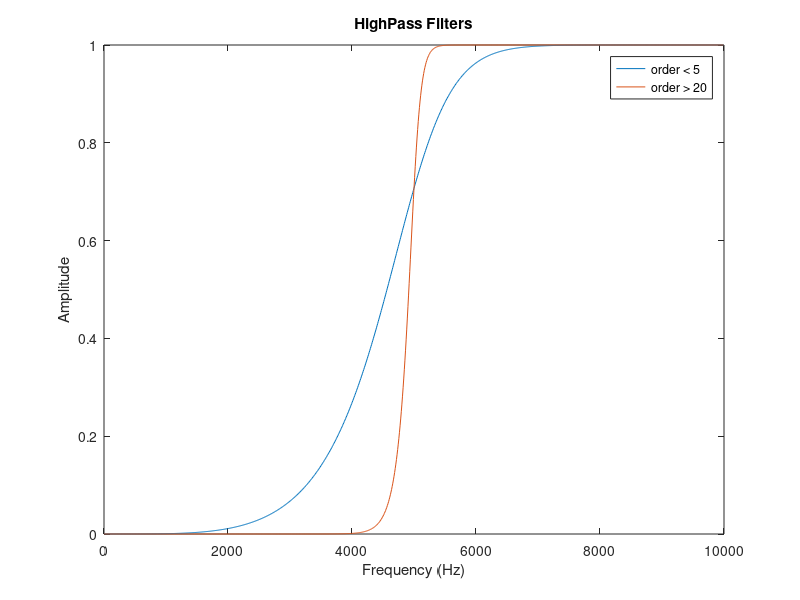
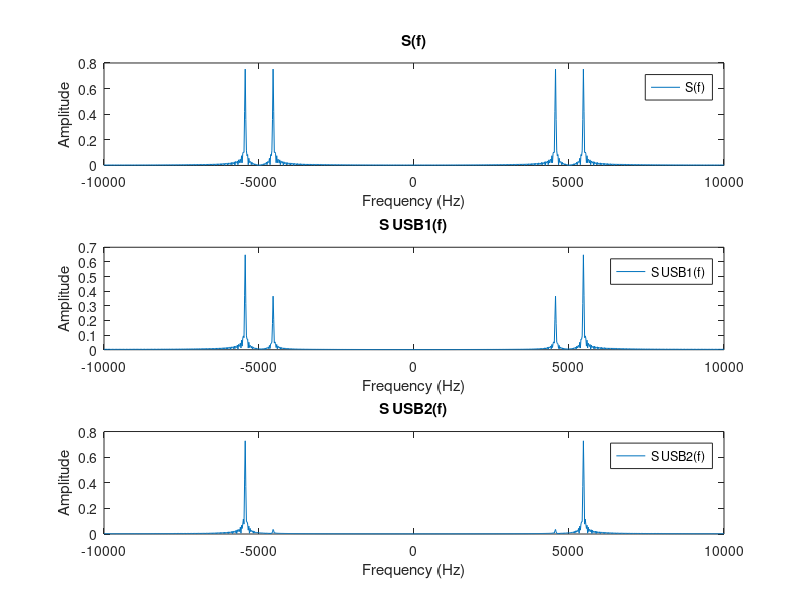
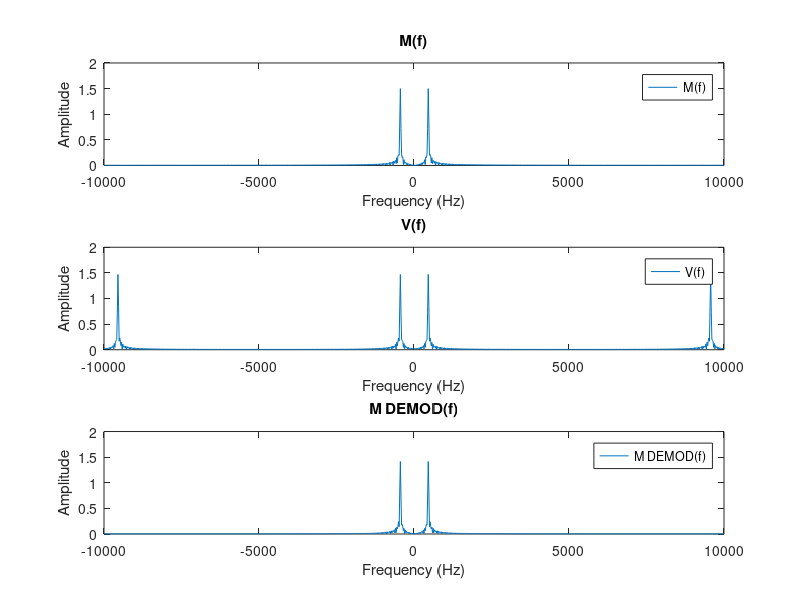
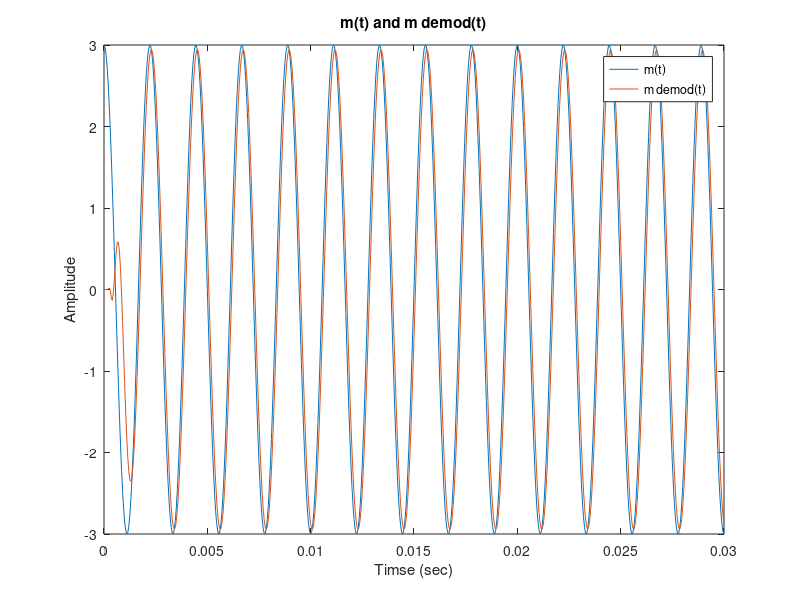

These figures' MATLAB source, in order:
clear all; clc; close all;

%% 2.1 SSB Modulation
%a
fm = 450;
fc = 5000;
Fs = 20000;
Ts = 1/Fs;
time = 0:Ts:0.03;

m = 3*cos(2*pi*fm*time);
c = cos(2*pi*fc*time);

%b
s = m.*c;

%c
fcutoff = fc;
[b1,a1] = butter(4,fcutoff/(Fs/2),'high');
[b2,a2] = butter(21,fcutoff/(Fs/2),'high');

N = 2^nextpow2(length(time));
div = length(time);

[h1, w1] = freqz(b1,a1,N,Fs);
[h2, w2] = freqz(b2,a2,N,Fs);

%d
figure(1)
plot(w1, abs(h1));
hold on;
plot(w2, abs(h2));
title('HighPass Filters');
ylabel('Amplitude');
xlabel('Frequency (Hz)');
legend('order < 5','order > 20');


%e
s_usb1 = filter(b1,a1,s);
s_usb2 = filter(b2,a2,s);

%f
FVec = linspace(-Fs/2,Fs/2, N);

S = abs(fftshift(fft(s,N))./div);
S_USB1 = abs(fftshift(fft(s_usb1,N))./div);
S_USB2 = abs(fftshift(fft(s_usb2,N))./div);

figure(2)
subplot(311);
plot(FVec,S);
title('S(f)');
ylabel('Amplitude');
xlabel('Frequency (Hz)');
legend('S(f)');
subplot(312);
plot(FVec,S_USB1);
title('S_ USB1(f)');
ylabel('Amplitude');
xlabel('Frequency (Hz)');
legend('S_ USB1(f)');
subplot(313);
plot(FVec,S_USB2);
title('S_ USB2(f)');
ylabel('Amplitude');
xlabel('Frequency (Hz)');
legend('S_ USB2(f)');

%We see that filter with greater order filters much better than the filter 
%which has lesser order. Also, the lower side band signal passed through the
%filter at the second graph but not at the third graph. Because greater order 
%generates more ideal like filter.
%% 2.2 SSB Demodulation
%a

%s_usb2 which has order greater that 20 is more likely desired modulated
%signal. That is why I have chosen s_usb2.

phase = 0;
Ac = 4;
LocalO = Ac*cos(2*pi*fc*time+phase);
v = s_usb2.*LocalO;

%b
% plot(FVec,abs(fftshift(fft(v,N)/N)));
fcutoff2 = 1000;

[b,a] = butter(2,fcutoff2/(Fs/2));

%Our cutoff frequency is supposed to be between fm and 2fc-fm that is why I
%have chosen cutoff as 1000Hz with order of 2 because we desire least order
%as possible and more original message like modulated signal. I obtain
%those with 2nd order 1000Hz cutoff filter.

%c
m_demod = filter(b,a,v);

%d
M = abs(fftshift(fft(m,N))./div);
V = abs(fftshift(fft(v,N))./div);
M_DEMOD = abs(fftshift(fft(m_demod,N))./div);

figure(3)
subplot(311);
plot(FVec,M);
title('M(f)');
ylabel('Amplitude');
xlabel('Frequency (Hz)');
legend('M(f)');
subplot(312);
plot(FVec,V);
title('V(f)');
ylabel('Amplitude');
xlabel('Frequency (Hz)');
legend('V(f)');
subplot(313);
plot(FVec,M_DEMOD);
title('M_ DEMOD(f)');
ylabel('Amplitude');
xlabel('Frequency (Hz)');
legend('M_ DEMOD(f)');

%When we multiply s with local oscillator, we obtain the signal with 1/4
%times message signal. Thus, I have chosen 4 as amplitude of local
%oscillator. Thanks to this, we almost obtain the original message signal.
%There are peaks at 450Hz because our message signal is a cosine with 450Hz
%frequency. Also at V(f) we see peak at 2fc-fm because of product
%modulator.

%e
figure(4)
plot(time,m);
hold on;
plot(time,m_demod);
title('m(t) and m_ demod(t)');
ylabel('Amplitude');
xlabel('Timse (sec)');
legend('m(t)','m_ demod(t)');

%We obtain almost the same with demodulating s(t). There is just a little
%phase and amplitude difference because of nonideal filter.








